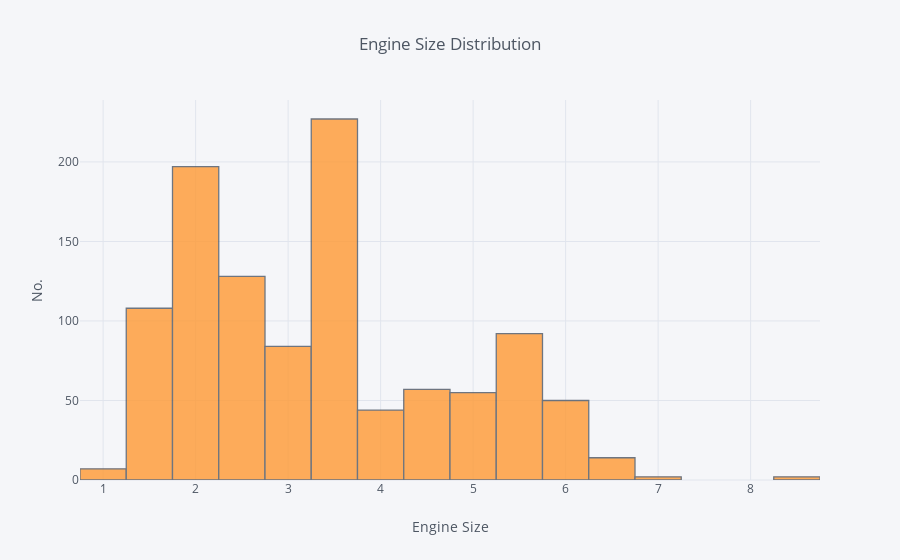

The cell this chart's notebook holds for it:
### Markdown cell above
# Data Visualization

### Code cell
co2_df['ENGINESIZE'].iplot(kind='hist',yTitle= 'No.', xTitle='Engine Size' ,title='Engine Size Distribution', bins=20)

### Figure 1 — Plotly figure (JSON) as saved in the notebook; plotly's stock layout.template omitted (floating-point values rounded to 4 significant figures; data arrays with more than 128 entries replaced by an {"elided": "..."} marker saying what was removed)
{"data": [{"histfunc": "count", "histnorm": "", "marker": {"color": "rgba(255, 153, 51, 1.0)", "line": {"color": "#4D5663", "width": 1.3}}, "name": "ENGINESIZE", "nbinsx": 20, "opacity": 0.8, "orientation": "v", "type": "histogram", "uid": "7cd845e9-11a0-4cc0-a28d-4cccdcd3c979", "x": {"elided": "1067 float values"}}], "layout": {"barmode": "overlay", "legend": {"bgcolor": "#F5F6F9", "font": {"color": "#4D5663"}}, "paper_bgcolor": "#F5F6F9", "plot_bgcolor": "#F5F6F9", "title": {"font": {"color": "#4D5663"}, "text": "Engine Size Distribution"}, "xaxis": {"gridcolor": "#E1E5ED", "showgrid": true, "tickfont": {"color": "#4D5663"}, "title": {"font": {"color": "#4D5663"}, "text": "Engine Size"}, "zerolinecolor": "#E1E5ED"}, "yaxis": {"gridcolor": "#E1E5ED", "showgrid": true, "tickfont": {"color": "#4D5663"}, "title": {"font": {"color": "#4D5663"}, "text": "No."}, "zerolinecolor": "#E1E5ED"}}}
